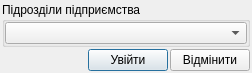
<?xml version="1.0" encoding="UTF-8"?>
<ui version="4.0">
 <class>UDialogChoosePidrozdil_salary</class>
 <widget class="QDialog" name="UDialogChoosePidrozdil_salary">
  <property name="geometry">
   <rect>
    <x>0</x>
    <y>0</y>
    <width>252</width>
    <height>73</height>
   </rect>
  </property>
  <property name="windowTitle">
   <string>Вибір підрозділу</string>
  </property>
  <layout class="QVBoxLayout" name="verticalLayout_2">
   <property name="spacing">
    <number>2</number>
   </property>
   <property name="margin">
    <number>2</number>
   </property>
   <item>
    <widget class="QGroupBox" name="groupBox_pidrozdily">
     <property name="title">
      <string>Підрозділи підприємства</string>
     </property>
     <layout class="QVBoxLayout" name="verticalLayout">
      <property name="spacing">
       <number>0</number>
      </property>
      <property name="margin">
       <number>0</number>
      </property>
      <item>
       <widget class="QComboBox" name="comboBox_pidrozdily"/>
      </item>
     </layout>
    </widget>
   </item>
   <item>
    <layout class="QHBoxLayout" name="horizontalLayout_2">
     <property name="spacing">
      <number>2</number>
     </property>
     <item>
      <spacer name="horizontalSpacer">
       <property name="orientation">
        <enum>Qt::Horizontal</enum>
       </property>
       <property name="sizeHint" stdset="0">
        <size>
         <width>40</width>
         <height>20</height>
        </size>
       </property>
      </spacer>
     </item>
     <item>
      <widget class="QPushButton" name="pushButton_accept">
       <property name="text">
        <string>Увійти</string>
       </property>
       <property name="icon">
        <iconset resource="../uPictRc.qrc">
         <normaloff>:/crystalProject/pictures/crystal-project-actions-PNG/agt_action_success-256.png</normaloff>:/crystalProject/pictures/crystal-project-actions-PNG/agt_action_success-256.png</iconset>
       </property>
      </widget>
     </item>
     <item>
      <widget class="QPushButton" name="pushButton_reject">
       <property name="text">
        <string>Відмінити</string>
       </property>
       <property name="icon">
        <iconset resource="../uPictRc.qrc">
         <normaloff>:/crystalProject/pictures/crystal-project-actions-PNG/button_cancel-256.png</normaloff>:/crystalProject/pictures/crystal-project-actions-PNG/button_cancel-256.png</iconset>
       </property>
      </widget>
     </item>
    </layout>
   </item>
  </layout>
 </widget>
 <tabstops>
  <tabstop>comboBox_pidrozdily</tabstop>
  <tabstop>pushButton_accept</tabstop>
  <tabstop>pushButton_reject</tabstop>
 </tabstops>
 <resources>
  <include location="../uPictRc.qrc"/>
 </resources>
 <connections/>
</ui>
